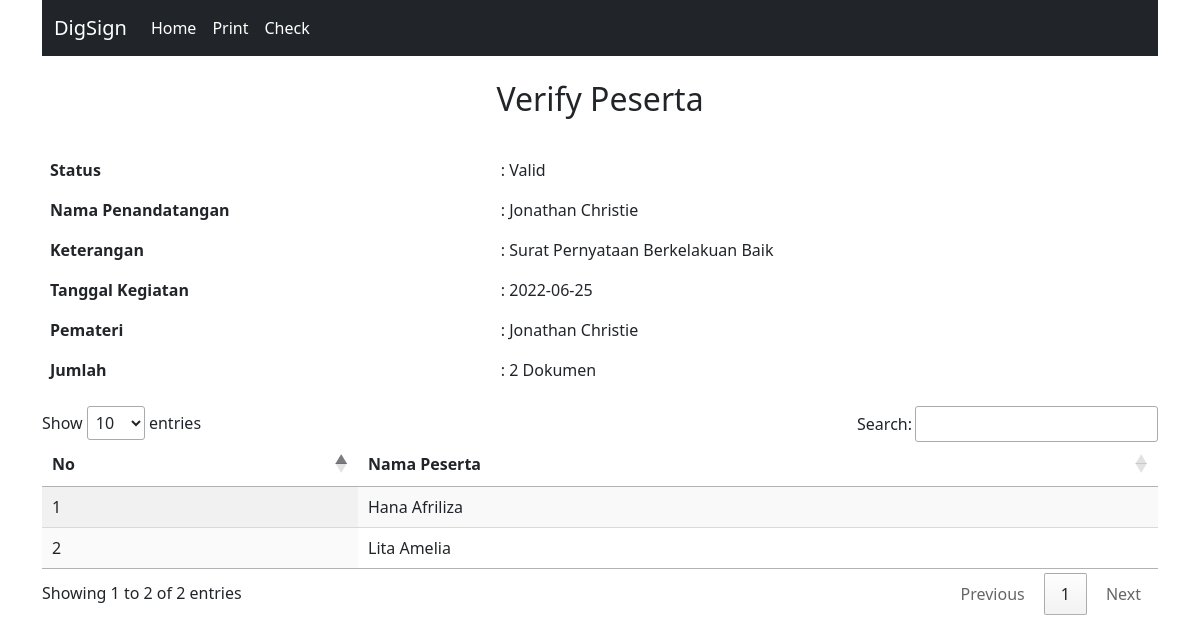
Page /pernyataan/verify_pernyataan.php?id=2 on the committed database.
### tables this page shows
CREATE TABLE `pernyataan_kegiatan` (
  `id_pernyataan_kegiatan` int(11) UNSIGNED NOT NULL,
  `keterangan` varchar(255) NOT NULL,
  `tanggal` date DEFAULT NULL,
  `nama_penandatangan` varchar(255) NOT NULL,
  `jabatan_penandatangan` varchar(255) NOT NULL,
  `status` int(10) NOT NULL DEFAULT 1
);

CREATE TABLE `pernyataan_kegiatan_peserta` (
  `id_pernyataan_kegiatan_peserta` int(11) NOT NULL,
  `id_pernyataan_kegiatan` int(11) NOT NULL,
  `id_pernyataan_peserta` int(11) NOT NULL
);

CREATE TABLE `pernyataan_peserta` (
  `id_pernyataan_peserta` int(11) UNSIGNED NOT NULL,
  `npm` varchar(11) NOT NULL,
  `nama` varchar(255) NOT NULL,
  `jenis_kelamin` varchar(255) NOT NULL,
  `alamat` varchar(255) NOT NULL
);

### pernyataan/verify_pernyataan.php (the view, shortened to what this page needs)
<?php session_start();
include('koneksi.php');
$id = $_GET['id']
?>
<!DOCTYPE html>
<html>
<head>
    <link href="https://cdn.jsdelivr.net/npm/bootstrap@5.2.0-beta1/dist/css/bootstrap.min.css" rel="stylesheet">
    <link type="text/css" href='https://cdn.datatables.net/1.10.16/css/jquery.dataTables.min.css' rel='stylesheet'>
    <link type="text/css" href='https://cdn.datatables.net/responsive/2.2.1/css/responsive.dataTables.min.css' rel='stylesheet'>
    <link type="text/css" href='https://cdn.datatables.net/buttons/1.5.1/css/buttons.dataTables.min.css' rel='stylesheet'>
</head>
<body>
    <div class="container">
        <nav class="navbar navbar-expand-lg navbar-dark bg-dark">
            <div class="container-fluid">
                <a class="navbar-brand" href="#">DigSign</a>
                <div class="collapse navbar-collapse" id="navbarNav">
                    <ul class="navbar-nav">
                        <li class="nav-item">
                            <a class="nav-link active" aria-current="page" href="index_pernyataan.php">Home</a>
                        </li>
                        <li class="nav-item">
                            <a class="nav-link active" href="letter_pernyataan.php">Print</a>
                        </li>
                        <li class="nav-item">
                            <a class="nav-link active" href="check_pernyataan.php">Check</a>
                        </li>
                    </ul>
                </div>
            </div>
        </nav>
        <br />
        <h2 align="center">Verify Peserta</h2>
        <br />
        <table class="table table-borderless display responsive nowrap" style="width:100%">
            <tbody>
                <?php $query = mysqli_query($conn, "SELECT * FROM pernyataan_kegiatan where id_pernyataan_kegiatan = " . $id);
                $row = mysqli_fetch_array($query);
                $jumlah_query = mysqli_query($conn, "SELECT * FROM pernyataan_kegiatan_peserta WHERE id_pernyataan_kegiatan = " . $id);
                $jumlah = mysqli_fetch_all($jumlah_query); ?>
                <tr>
                    <th scope="row">Status</th>
                    <td>: <?php if ($row != NULL) {
                                echo "Valid";
                            } else {
                                echo "Invalid";
                            } ?></td>
                </tr>
                <tr>
                    <th scope="row">Nama Penandatangan</th>
                    <td>: <?php if ($row != NULL) {
                                echo htmlentities($row['nama_penandatangan']);
                            } else {
                                echo "";
                            } ?></td>
                </tr>
                <tr>
                    <th scope="row">Keterangan</th>
                    <td>: <?php if ($row != NULL) {
                                echo htmlentities($row['keterangan']);
                            } else {
                                echo "";
                            } ?></td>
                </tr>
                <tr>
                    <th scope="row">Tanggal Kegiatan</th>
                    <td>: <?php if ($row != NULL) {
                                echo htmlentities($row['tanggal']);
                            } else {
                                echo "";
                            } ?></td>
                </tr>
                <tr>
                    <th scope="row">Pemateri</th>
                    <td>: <?php if ($row != NULL) {
                                echo htmlentities($row['nama_penandatangan']);
                            } else {
                                echo "";
                            } ?></td>
                </tr>
                <tr>
                    <th scope="row">Jumlah</th>
                    <td colspan="2">: <?php if ($row != NULL) {
                                            echo count($jumlah);
                                        } else {
                                            echo "";
                                        } ?> Dokumen</td>
                </tr>
            </tbody>
        </table>
        <form method="post">
            <div class="form-group">
                <table id="tabel-data" class="display responsive nowrap" style="width:100%">
                    <thead>
                        <tr>
                            <th>No</th>
                            <th>Nama Peserta</th>
                        </tr>
                    </thead>
                    <tbody>
                        <?php $query = mysqli_query($conn, "SELECT * FROM pernyataan_kegiatan_peserta JOIN pernyataan_peserta ON pernyataan_kegiatan_peserta.id_pernyataan_peserta = pernyataan_peserta.id_pernyataan_peserta WHERE id_pernyataan_kegiatan = " . $id);
                        $cnt = 1;
                        while ($row = mysqli_fetch_array($query)) {
                        ?>
                            <tr>
                                <td><?php echo htmlentities($cnt++); ?></td>
                                <td><?php echo htmlentities($row['nama']); ?></td>
                            </tr>
                        <?php  } ?>
                    </tbody>
                </table>
            </div>
        </form>
    </div>
</body>
</html>

### rows in the picture
pernyataan_kegiatan: nama_penandatangan "Jonathan Christie", keterangan "Surat Pernyataan Berkelakuan Baik", tanggal "2022-06-25"
pernyataan_kegiatan_peserta: id_pernyataan_peserta.nama "Hana Afriliza"
pernyataan_kegiatan_peserta: id_pernyataan_peserta.nama "Lita Amelia"

### other values in the picture
count($jumlah) "2"
